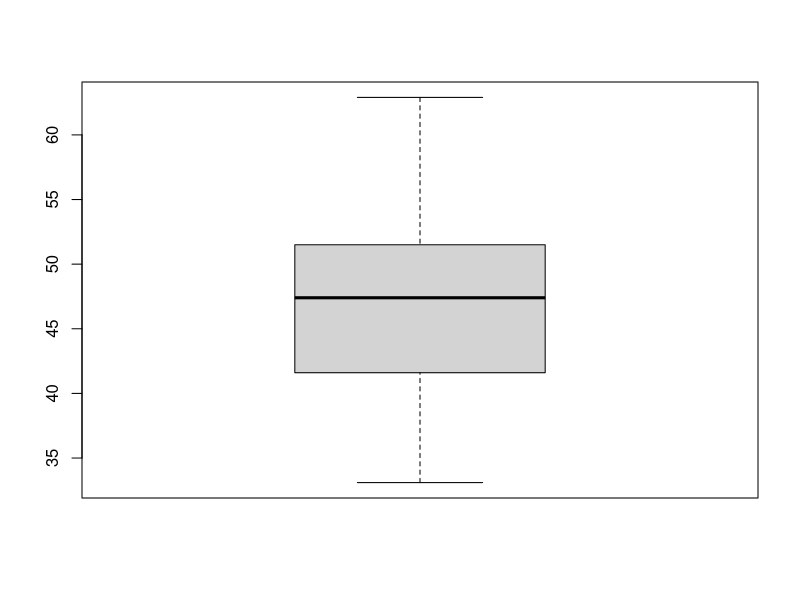
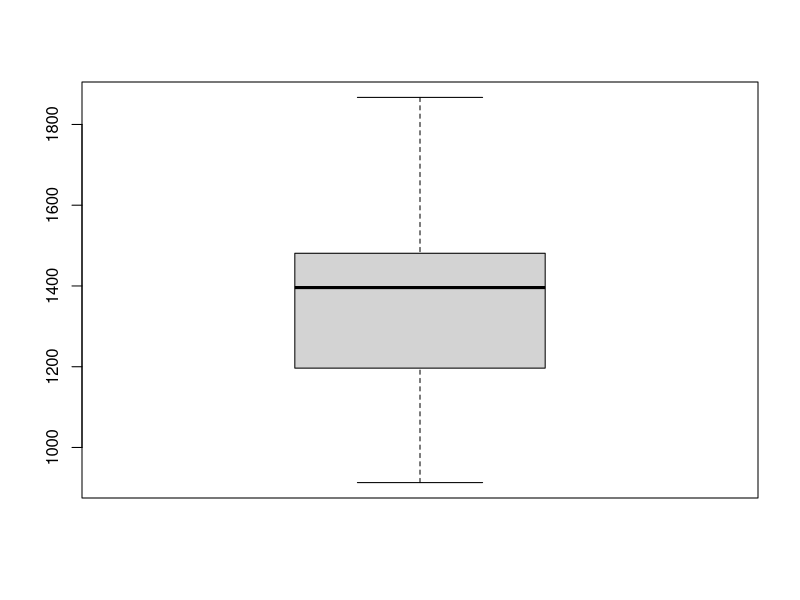
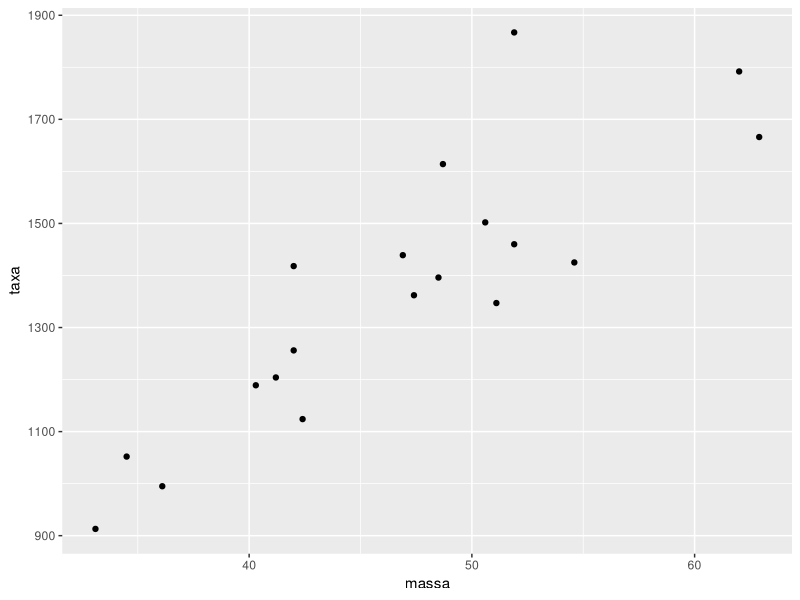

Reproduce these figures in R, in order.
install.packages("tidyverse")
library("tidyverse")

massa <- c(62, 62.9, 36.1, 54.6, 48.5, 42, 47.4, 50.6, 42, 48.7, 40.3, 33.1, 51.9, 42.4, 34.5, 51.1, 41.2, 51.9, 46.9)
taxa <- c(1792, 1666, 995, 1425, 1396, 1418, 1362, 1502, 1256, 1614, 1189, 913, 1460, 1124, 1052, 1347,1204,1867,1439)

df <- data.frame(massa,taxa)

summary(df$massa)
sd(df$massa)
cf_x <- sd(df$massa)/mean(df$massa)

summary(df$taxa)
mean(df$taxa)
sd(df$taxa)
cf_y <- sd(df$taxa)/mean(df$taxa)

boxplot(df$massa)
boxplot(df$taxa)

ggplot(df, aes(x=massa,y=taxa)) +
geom_point()
stat_smooth(method = "lm",
              formula = y ~ x,
              geom = "smooth")


cor(df$massa,df$taxa)

#h0: p = 0
#h1: p != 0

cor.test(massa, taxa)

#h0: p = 0
#h1: p > 0

cor.test(massa, taxa, alternative="greater")